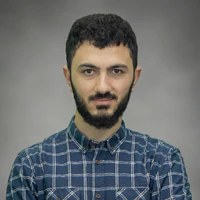
#> input picture anasayfa/enesyildiz-200w.webp, 200 x 200 px
$ python -i generate-srcset.py   (imports and definitions only)
#> lines starting #> are read from the running program, lines starting #| are printed output that depends on the picture
#> in generate_variants, img is the input picture: PIL image 200x200 RGB; mean R, G, B 107.6, 110.2, 110.6
#|   Original: 200×200 (ratio 1.000)
#!/usr/bin/env python3
"""
16:9 center-crop + responsive srcset generator for homepage images.
Generates 800w, 1280w, 1920w, 2560w versions in both JPG and WebP.

Auto-scans all .png and .jpg files in the anasayfa/ directory,
excluding enesyildiz.png (profile photo) and .mp4 files.
"""

import subprocess
import sys
from pathlib import Path
from PIL import Image, ImageFilter
import pillow_avif

# Configuration
TARGET_RATIO = 16 / 9  # 1.7778
WIDTHS = [800, 1280, 1920, 2560]
JPG_QUALITY = 95
WEBP_QUALITY = 94
AVIF_QUALITY = 75
HIGH_DETAIL_MARKERS = ("eskiz", "site")
HIGH_DETAIL_JPG_QUALITY = 97
HIGH_DETAIL_WEBP_QUALITY = 99
HIGH_DETAIL_AVIF_QUALITY = 85
HIGH_DETAIL_WEBP_LOSSLESS = False

SRC_DIR = Path(__file__).parent
OUT_DIR = SRC_DIR / "optimized"
# [1 line not run here, left out]

# Excluded files
EXCLUDED = {"enesyildiz.png"}


# [9 lines left out: function discover_sources, not called in this run]


def crop_to_16_9(img: Image.Image) -> Image.Image:
    """Center-crop image to exactly 16:9 aspect ratio."""
    w, h = img.size
#> w = 200; h = 200
    current_ratio = w / h
#> current_ratio = 1

    if current_ratio > TARGET_RATIO:
        # Too wide → crop sides
        new_w = int(h * TARGET_RATIO)
        left = (w - new_w) // 2
        return img.crop((left, 0, left + new_w, h))
    elif current_ratio < TARGET_RATIO:
        # Too tall → crop top/bottom
        new_h = int(w / TARGET_RATIO)
#> new_h = 112
        top = (h - new_h) // 2
#> top = 44
        return img.crop((0, top, w, top + new_h))
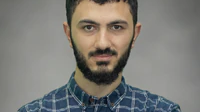
#> returned value: PIL image 200x112 RGB; mean R, G, B 126.1, 124.4, 119.4
    else:
        return img  # Already 16:9


def generate_variants(src_filename: str):
    """Generate all size variants for a source image."""
    src_path = SRC_DIR / src_filename
    stem = src_path.stem  # e.g. "seyir-kulesi" or "seyir-kulesi-eskiz"
    is_high_detail = any(marker in stem.lower() for marker in HIGH_DETAIL_MARKERS)
    jpg_quality = HIGH_DETAIL_JPG_QUALITY if is_high_detail else JPG_QUALITY
    webp_quality = HIGH_DETAIL_WEBP_QUALITY if is_high_detail else WEBP_QUALITY
    avif_quality = HIGH_DETAIL_AVIF_QUALITY if is_high_detail else AVIF_QUALITY

    print(f"\n{'='*60}")
    print(f"Processing: {src_filename}")
    if is_high_detail:
        print(f"  Profile:  high-detail (JPG {jpg_quality}, WebP {webp_quality})")
    else:
        print(f"  Profile:  standard (JPG {jpg_quality}, WebP {webp_quality})")

    img = Image.open(src_path)
    print(f"  Original: {img.size[0]}×{img.size[1]} (ratio {img.size[0]/img.size[1]:.3f})")

    # Step 1: Crop to 16:9
    cropped = crop_to_16_9(img)
    print(f"  Cropped:  {cropped.size[0]}×{cropped.size[1]} (ratio {cropped.size[0]/cropped.size[1]:.4f})")
#|   Cropped:  200×112 (ratio 1.7857)

    # Convert to RGB if needed (for JPG compatibility)
    if cropped.mode in ("RGBA", "P"):
        cropped = cropped.convert("RGB")

    for width in WIDTHS:
        # Skip if target width is larger than cropped source
        if width > cropped.size[0]:
            print(f"  ⚠ {width}w: skipped (source only {cropped.size[0]}px wide)")
            continue

        # Calculate height maintaining 16:9
        height = int(width * 9 / 16)
        resized = cropped.resize((width, height), Image.LANCZOS)
        if is_high_detail:
            # Add a light post-resize sharpen pass for linework and UI screenshots.
            resized = resized.filter(ImageFilter.UnsharpMask(radius=0.8, percent=140, threshold=2))

        # Preserve edges on sketch/UI imagery by disabling chroma subsampling there.
        jpg_path = OUT_DIR / f"{stem}-{width}w.jpg"
        jpg_kwargs = {"quality": jpg_quality, "optimize": True}
        if is_high_detail:
            jpg_kwargs["subsampling"] = 0
        resized.save(jpg_path, "JPEG", **jpg_kwargs)
        jpg_size = jpg_path.stat().st_size / 1024

        # Save WebP via cwebp for better compression
        # First save a temp PNG for cwebp input
        temp_png = OUT_DIR / f"_temp_{stem}-{width}w.png"
        resized.save(temp_png, "PNG")

        webp_path = OUT_DIR / f"{stem}-{width}w.webp"
        webp_cmd = ["cwebp", "-m", "6", "-sharp_yuv"]
        if is_high_detail and HIGH_DETAIL_WEBP_LOSSLESS:
            webp_cmd.extend(["-lossless", "-z", "9"])
        else:
            webp_cmd.extend(["-q", str(webp_quality)])
        webp_cmd.extend([str(temp_png), "-o", str(webp_path)])
        subprocess.run(webp_cmd, capture_output=True, check=True)
        webp_size = webp_path.stat().st_size / 1024

        # Save AVIF
        avif_path = OUT_DIR / f"{stem}-{width}w.avif"
        resized.save(avif_path, "AVIF", quality=avif_quality, speed=4)
        avif_size = avif_path.stat().st_size / 1024

        temp_png.unlink()  # Clean up temp

        print(f"  ✓ {width}w: {width}×{height}  JPG={jpg_size:.0f}KB  WebP={webp_size:.0f}KB  AVIF={avif_size:.0f}KB")

    img.close()


# [37 lines left out: function main, not called in this run]


# [5 lines not run here, left out]

>>> result = generate_variants('enesyildiz-200w.webp')
